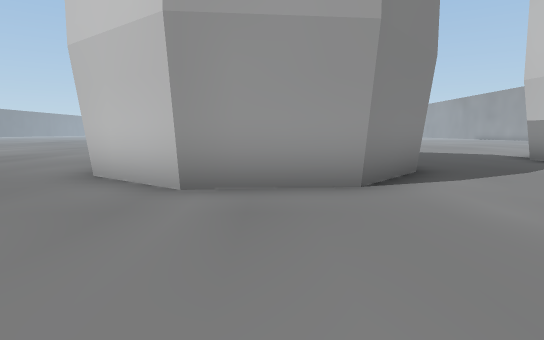
view 1 (above)

24 first-person views from a walk through a Unity game level. The camera is 1.3 m above the floor, tilts 6° down and sees 75° across. The floor is counted in squares, 2 m on a side. Each view is taken from the middle of a square. On the plan, view 1 faces up. The plan holds only what a view shows up to about 10 squares ahead; the rest is blank. The place goes on beyond the plan. Some animated figures are not drawn.

view 2
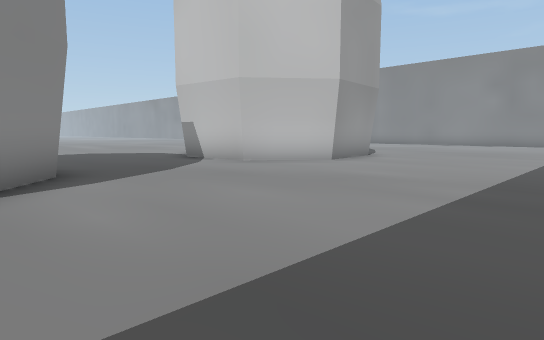

view 3
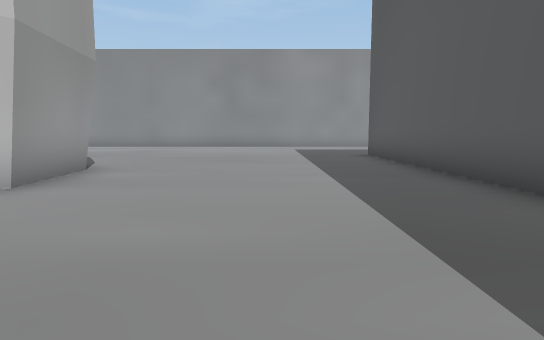

view 4
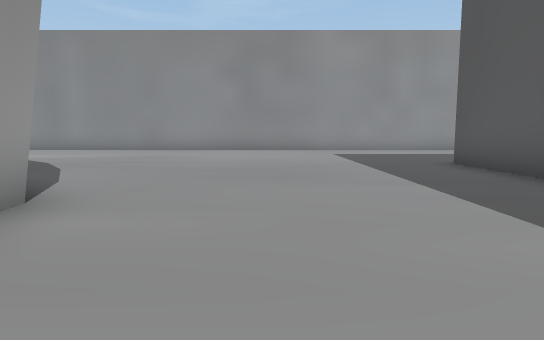

view 5
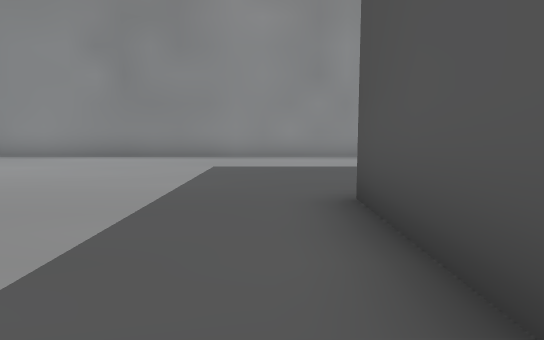

view 6
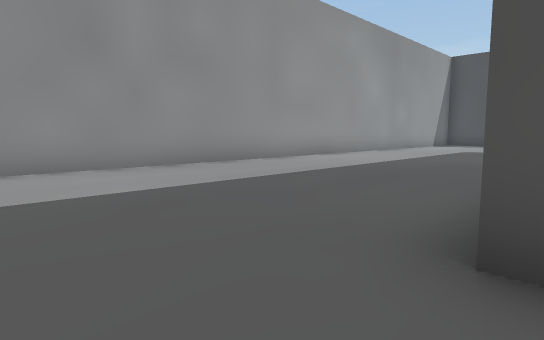

view 7
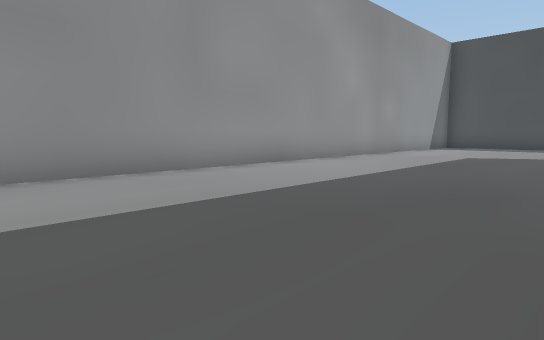

view 8
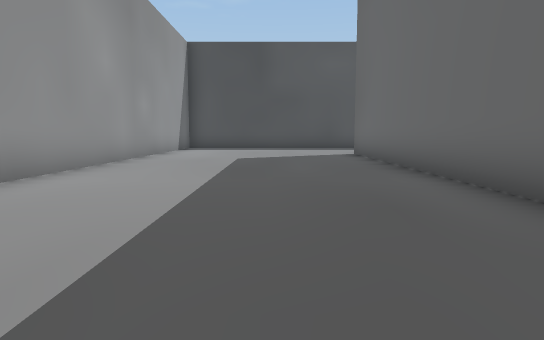

view 9
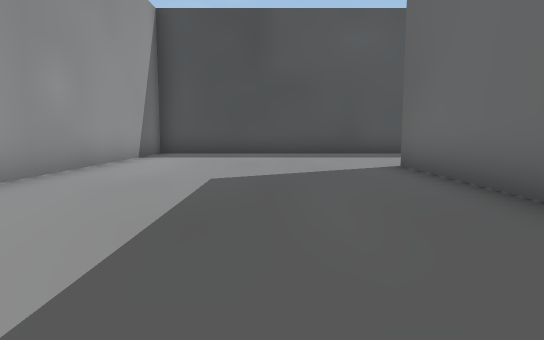

view 10
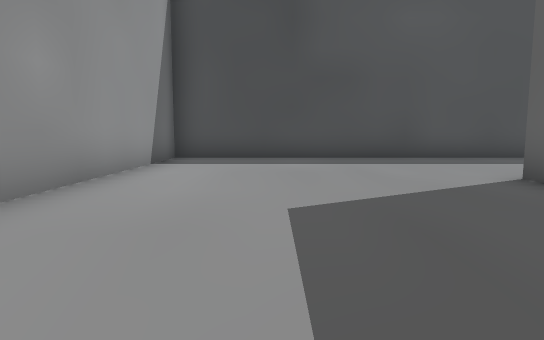

view 11
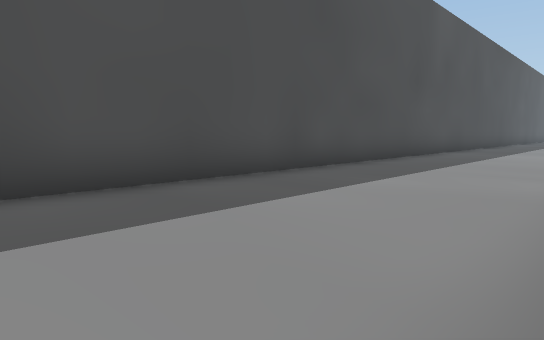

view 12
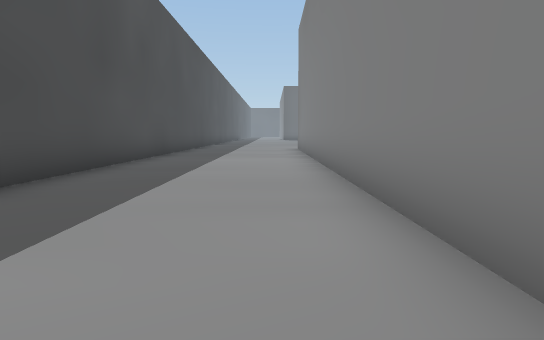

view 13
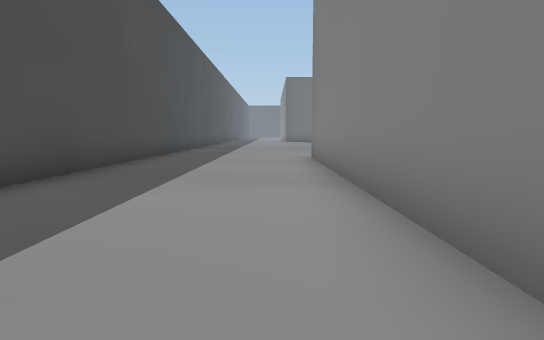

view 14
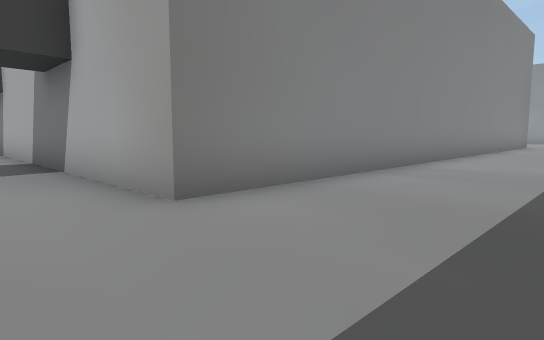

view 15
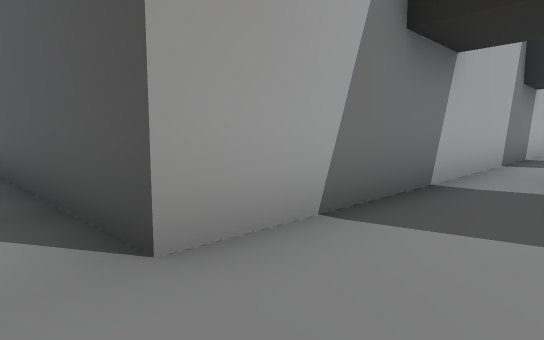

view 16
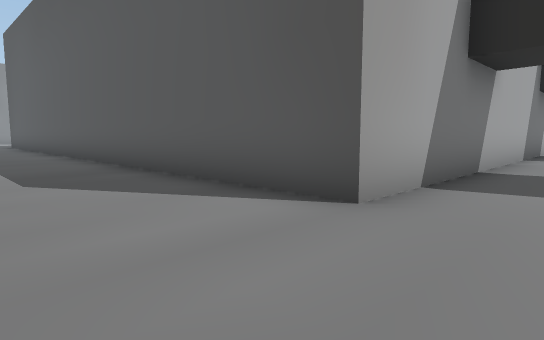

view 17
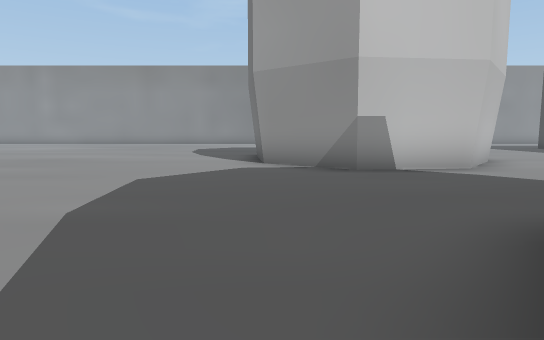

view 18
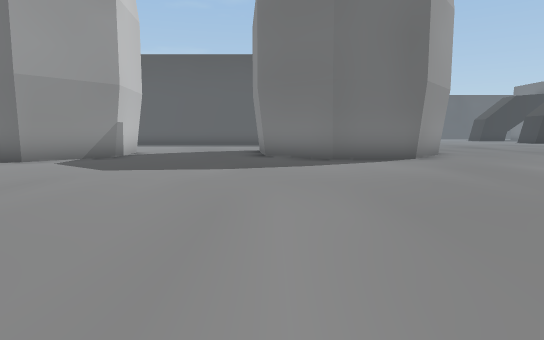

view 19
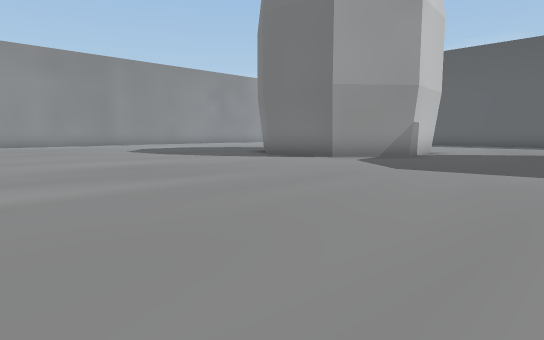

view 20
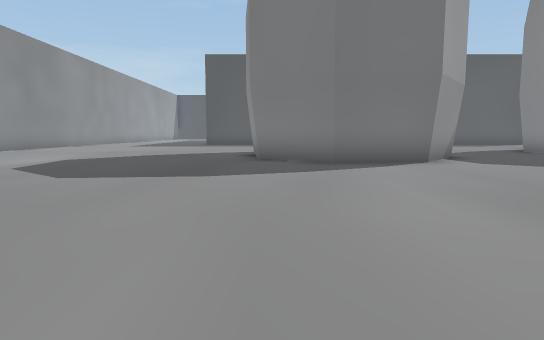

view 21
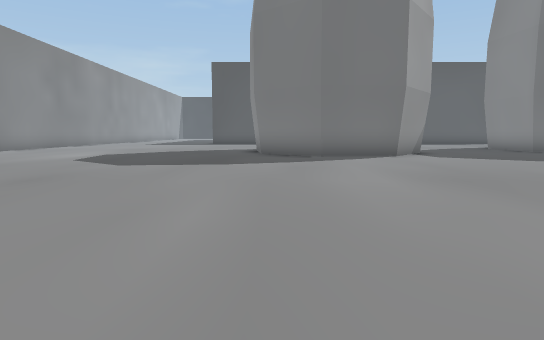

view 22
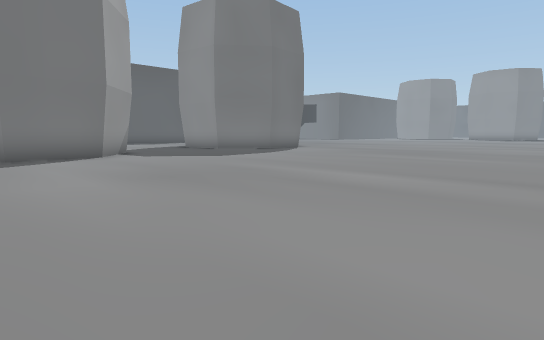

view 23
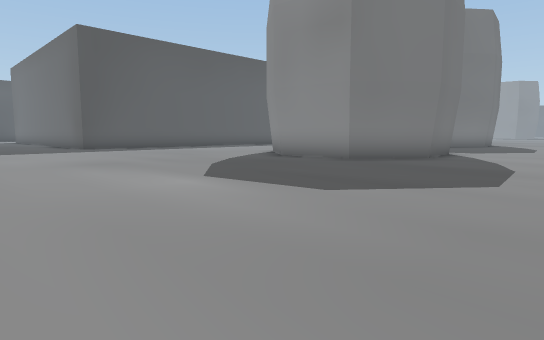

view 24
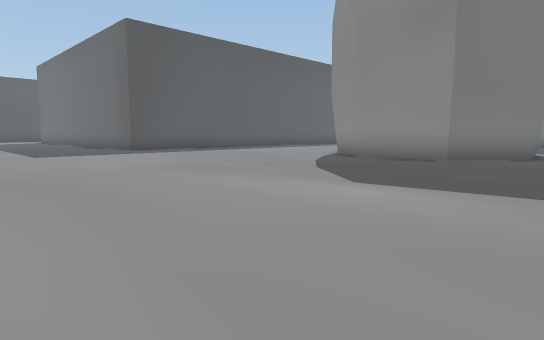

### Floor plan
Key: @ floor where view 1 was taken; # wall or solid block; . floor; ^ raised ledge.
Columns run from 4 left of view 1 to 21 right of it. Each row starts with its distance up from view 1.
 20            .....
 19      ............
 18     ..............
 17     ...............
 16     ...............
 15    .................
 14    .....................
 13   ......................
 12  ........................
 11  ........................
 10 ............###..........
  9 ..####.....## ##.........
  8 ..#  ##....#   #.........
  7 .     #....#   #.........^
  6 .##   #....## ##.........^
  5 ..## ##.....###..........^
  4  ..###...................^
  3  ........................^
  2 .........................^
  1 .........................^
  0 ....@....................^
 -1 ..#################......^
 -2 ..#                ......^
 -3 ..#                ......^
 -4 ..#                ......^
 -5  .#                ......^
 -6  .#               #......^
 -7  .#               #......^
 -8  .#               #......^
 -9  .#               #......^
-10  .#               #......^
-11  .#               #......^
-12  .#               #......^
-13 ..#               #......^
-14 ..##############  #......^
-15 .........................^
-16 .........................^
-17 .........................^
-18  ........................^
-19  ^^^^^^^^^^^^^^^^^^^^^^^^

Where each view was taken, in squares from view 1:
view 1: 0 up, 0 right, facing up
view 2: 0 up, 1 right, facing up-right
view 3: 2 up, 4 right, facing right
view 4: 3 up, 7 right, facing right
view 5: 0 up, 11 right, facing right
view 6: 1 up, 14 right, facing down-right
view 7: 2 down, 15 right, facing down-right
view 8: 3 down, 17 right, facing down
view 9: 7 down, 17 right, facing down
view 10: 9 down, 18 right, facing down
view 11: 14 down, 15 right, facing down-left
view 12: 15 down, 12 right, facing left
view 13: 15 down, 7 right, facing left
view 14: 17 down, 4 left, facing up-right
view 15: 0 up, 4 left, facing down-right
view 16: 2 up, 4 left, facing down-right
view 17: 10 up, 0 right, facing right
view 18: 18 up, 2 right, facing down
view 19: 18 up, 2 right, facing down-right
view 20: 18 up, 11 right, facing down
view 21: 20 up, 11 right, facing down
view 22: 20 up, 11 right, facing down-left
view 23: 14 up, 19 right, facing down-left
view 24: 12 up, 20 right, facing down-left
